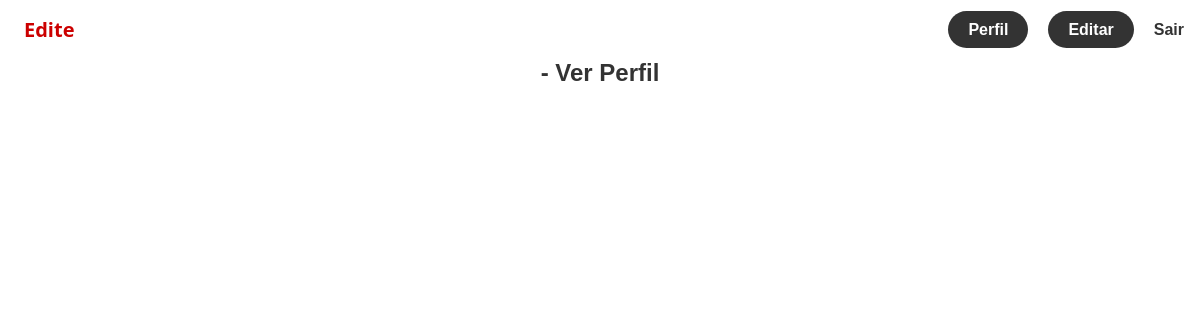
The app's page /perfil/3 (signed in), older data.
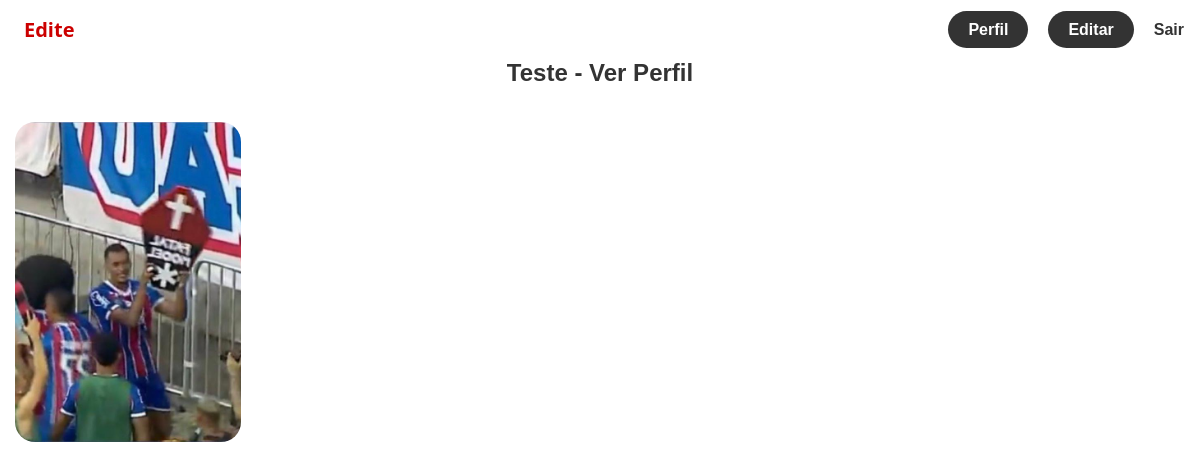
The same page, newer data.
### edite/models.py (models this page shows)
class Usuario(database.Model, UserMixin):
    id = database.Column(database.Integer ,primary_key = True)
    nome = database.Column(database.String , nullable = False)
    email = database.Column(database.String , unique = True)
    senha = database.Column(database.String , nullable = False)
    fotos = database.relationship("Foto", backref="usuario", lazy = True)

class Foto(database.Model):
    id = database.Column(database.Integer, primary_key=True)
    imagem = database.Column(database.String, unique = True, default="pexels-melissa-698907.jpg")
    data = database.Column(database.DateTime, nullable=False, default=datetime.utcnow())
    id_usuario = database.Column(database.Integer, database.ForeignKey('usuario.id'), nullable=False)

### edite/rotas.py (the view)
@app.route("/perfil/<id_usuario>", methods=["GET" , "POST"])
@login_required
def perfil(id_usuario):
    if int(id_usuario) == int(current_user.id):
        form_foto = FormFoto()
        if form_foto.validate_on_submit():
            arquivo = form_foto.foto.data
            nome_seguro = secure_filename(arquivo.filename)
            caminho = os.path.join(os.path.dirname(__file__), app.config["UPLOAD_FOLDER"], nome_seguro)
            arquivo.save(caminho)
            foto = Foto(imagem = nome_seguro, id_usuario =current_user.id)
            database.session.add(foto)
            database.session.commit()
        return render_template("perfil.html", usuario = current_user,form = form_foto)
    else:
        usuario = Usuario.query.get(int(id_usuario))
        return render_template("perfil.html", usuario  = usuario, form = None)

### edite/models.py (called while the page is built)
@login_manager.user_loader
def carregarUsuario(id):
    return Usuario.query.get(int(id))

### edite/templates/perfil.html (shortened to what this page needs)
{% extends "paginaInicial.html" %}
{% block body%}
<body>
{% include "barraNavegacao.html" %}
<div class="container">
{% if form %}
    <h1>{{usuario.nome}} Seja bem-vindo ao seu perfil</h1>
    <form class="bloco-add-img" method="POST" enctype="multipart/form-data">
        {{ form.csrf_token }}
        <h2>{{ usuario.nome }} - Enviar foto</h2>
        <div class="bloco-arquivo">
            <label for="foto" class="botao-arquivo">
                Selecione a foto
            {{ form.foto(class="input-arquivo", id="foto")}}
            </label>
            <span id="imagem-arquivo" class=""></span>
        </div>
        {{ form.bt_confirme(class="botao-login")}}
    </form>
    {% else %}
<div class="bloco-add-img">
    <h2>{{ usuario.nome }} - Ver Perfil</h2>
</div>
    {% endif %}
    <div class="conteudo">
{% for foto in usuario.fotos %}
        <div class="bloco-imagem">
    <img src="{{url_for('static', filename='fotos_posts/{}'.format(foto.imagem))}}">
            </div>
{% endfor %}
            </div>
</div>
    </body>
{% endblock %}

Row changes from the older to the newer data that the page shows:
added Usuario: nome "Teste"
added Foto: imagem (picture)
